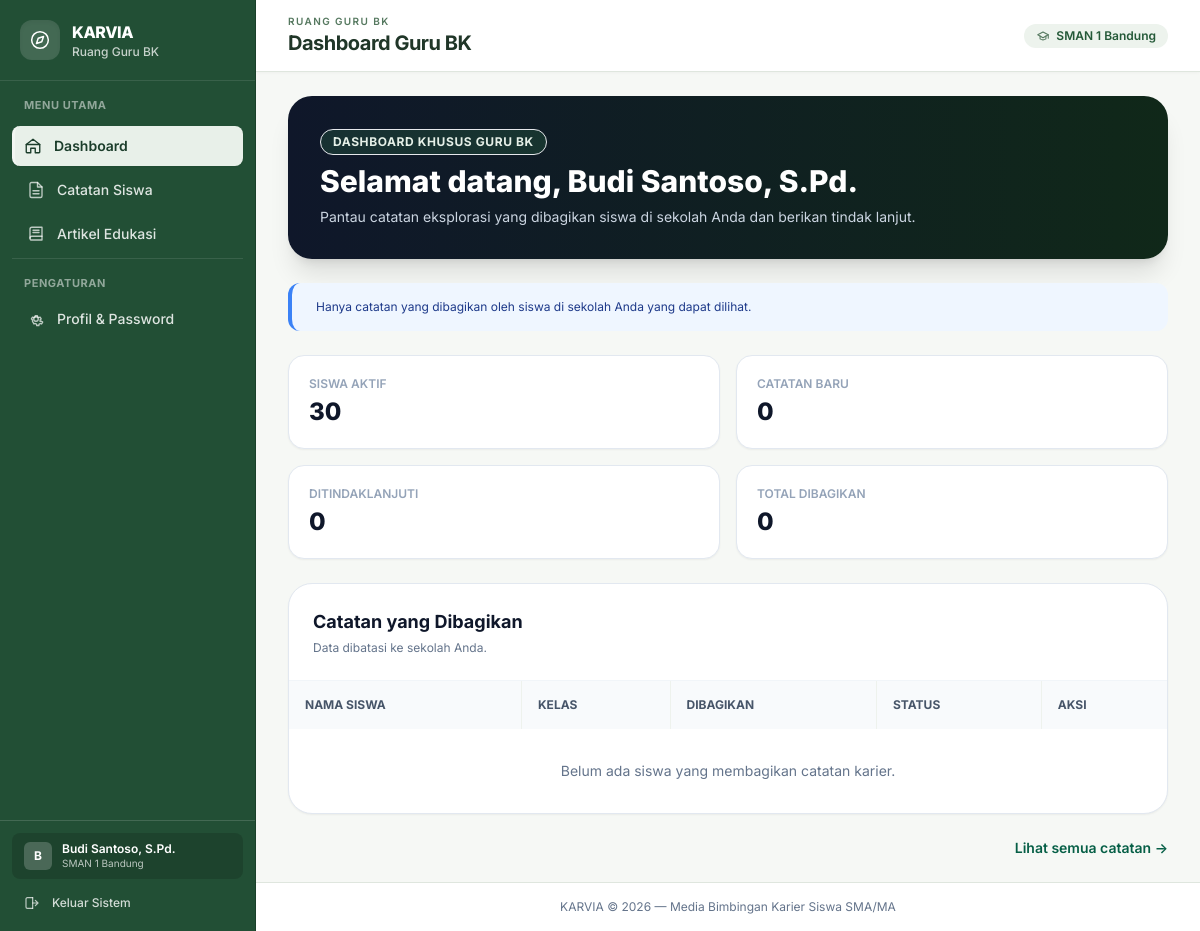
The app's page /guru_bk/index.php (signed in) with its own data.
### tables this page shows
CREATE TABLE `pengguna` (
  `id` BIGINT UNSIGNED NOT NULL AUTO_INCREMENT,
  `sekolah_id` BIGINT UNSIGNED NULL,
  `nama_lengkap` VARCHAR(150) NOT NULL,
  `username` VARCHAR(50) NOT NULL,
  `password_hash` VARCHAR(255) NOT NULL,
  `role` ENUM('admin', 'guru_bk', 'siswa') NOT NULL,
  `status` ENUM('aktif', 'nonaktif') NOT NULL DEFAULT 'aktif',
  `nisn` VARCHAR(20) NULL,
  `nip` VARCHAR(30) NULL,
  `kelas` VARCHAR(20) NULL,
  `jurusan` VARCHAR(50) NULL,
  `no_telepon` VARCHAR(20) NULL,
  `last_login_at` DATETIME NULL,
  `terakhir_aktif_pada` DATETIME NULL,
  `login_count` INT UNSIGNED NOT NULL DEFAULT 0,
  `dibuat_oleh` BIGINT UNSIGNED NULL,
  `dibuat_pada` DATETIME NOT NULL,
  `diperbarui_pada` DATETIME NULL,
  PRIMARY KEY (`id`),
  UNIQUE KEY `uq_pengguna_username` (`username`),
  KEY `idx_pengguna_sekolah` (`sekolah_id`),
  KEY `idx_pengguna_role` (`role`),
  KEY `idx_pengguna_status` (`status`),
  KEY `idx_pengguna_last_login` (`last_login_at`),
  KEY `idx_pengguna_terakhir_aktif` (`terakhir_aktif_pada`),
  CONSTRAINT `fk_pengguna_sekolah`
    FOREIGN KEY (`sekolah_id`) REFERENCES `sekolah` (`id`)
    ON DELETE RESTRICT,
  CONSTRAINT `fk_pengguna_dibuat_oleh`
    FOREIGN KEY (`dibuat_oleh`) REFERENCES `pengguna` (`id`)
    ON DELETE SET NULL
);

CREATE TABLE `sekolah` (
  `id` BIGINT UNSIGNED NOT NULL AUTO_INCREMENT,
  `nama` VARCHAR(150) NOT NULL,
  `npsn` VARCHAR(20) NULL,
  `jenjang` ENUM('SMA', 'MA') NOT NULL DEFAULT 'SMA',
  `alamat` TEXT NULL,
  `kota` VARCHAR(100) NULL,
  `provinsi` VARCHAR(100) NULL,
  `status` ENUM('aktif', 'nonaktif') NOT NULL DEFAULT 'aktif',
  `dibuat_pada` DATETIME NOT NULL,
  `diperbarui_pada` DATETIME NULL,
  PRIMARY KEY (`id`),
  UNIQUE KEY `uq_sekolah_npsn` (`npsn`),
  KEY `idx_sekolah_status` (`status`),
  KEY `idx_sekolah_nama` (`nama`)
);

### guru_bk/index.php (the view, shortened to what this page needs)
<?php
$peran_halaman = 'guru_bk';
$halaman_aktif = 'index';
$judul_halaman = 'Dashboard Guru BK';
require_once __DIR__ . '/../includes/header.php';
$sekolah_id = auth_sekolah_id();
$pdo = db();
$stmt = $pdo->prepare(
    "SELECT
       (SELECT COUNT(*) FROM pengguna WHERE sekolah_id = :sid_siswa AND role = 'siswa' AND status = 'aktif') AS jumlah_siswa,
       (SELECT COUNT(*) FROM berbagi_catatan b JOIN pengguna p ON p.id = b.siswa_id
        WHERE b.sekolah_id = :sid_baru AND p.sekolah_id = :sid_siswa_baru AND p.role = 'siswa' AND b.status = 'baru') AS catatan_baru,
       (SELECT COUNT(*) FROM berbagi_catatan b JOIN pengguna p ON p.id = b.siswa_id
        WHERE b.sekolah_id = :sid_tindak AND p.sekolah_id = :sid_siswa_tindak AND p.role = 'siswa' AND b.status = 'ditindaklanjuti') AS ditindaklanjuti,
       (SELECT COUNT(*) FROM berbagi_catatan b JOIN pengguna p ON p.id = b.siswa_id
        WHERE b.sekolah_id = :sid_total AND p.sekolah_id = :sid_siswa_total AND p.role = 'siswa') AS total_catatan"
);
$stmt->execute(['sid_siswa' => $sekolah_id, 'sid_baru' => $sekolah_id, 'sid_siswa_baru' => $sekolah_id, 'sid_tindak' => $sekolah_id, 'sid_siswa_tindak' => $sekolah_id, 'sid_total' => $sekolah_id, 'sid_siswa_total' => $sekolah_id]);
$stat = $stmt->fetch();
$stmt = $pdo->prepare(
    "SELECT b.id, b.status, b.dibagikan_pada, p.nama_lengkap, p.kelas
     FROM berbagi_catatan b JOIN pengguna p ON p.id = b.siswa_id
     WHERE b.sekolah_id = :sekolah_id AND p.sekolah_id = :sekolah_siswa AND p.role = 'siswa'
     ORDER BY b.dibagikan_pada DESC LIMIT 10"
);
$stmt->execute(['sekolah_id' => $sekolah_id, 'sekolah_siswa' => $sekolah_id]);
$catatan = $stmt->fetchAll();
?>
<section class="mb-6 rounded-3xl bg-gradient-to-r from-slate-900 to-karvia-900 p-6 text-white shadow-xl sm:p-8">
  <span class="mb-2 inline-block rounded-full border border-karvia-400/30 bg-karvia-500/30 px-3 py-1 text-xs font-bold uppercase tracking-wider text-karvia-100">Dashboard khusus Guru BK</span>
  <h1 class="text-2xl font-extrabold sm:text-3xl">Selamat datang, <?= e(auth_pengguna()['nama_lengkap'] ?? '') ?></h1>
  <p class="mt-2 max-w-2xl text-sm text-slate-300">Pantau catatan eksplorasi yang dibagikan siswa di sekolah Anda dan berikan tindak lanjut.</p>
</section>
<section class="mb-6 rounded-xl border-l-4 border-blue-500 bg-blue-50 p-4"><p class="text-xs text-blue-900"><i class="fa-solid fa-shield-halved mr-2"></i>Hanya catatan yang dibagikan oleh siswa di sekolah Anda yang dapat dilihat.</p></section>
<section class="mb-6 grid grid-cols-1 gap-4 sm:grid-cols-2 xl:grid-cols-4" aria-label="Ringkasan dashboard">
  <?php foreach ([['Siswa aktif', $stat['jumlah_siswa']], ['Catatan baru', $stat['catatan_baru']], ['Ditindaklanjuti', $stat['ditindaklanjuti']], ['Total dibagikan', $stat['total_catatan']]] as [$label, $jumlah]): ?>
    <article class="rounded-2xl border border-slate-200 bg-white p-5 shadow-sm"><div class="text-xs font-semibold uppercase text-slate-400"><?= e($label) ?></div><div class="mt-1 text-2xl font-extrabold text-slate-900"><?= e($jumlah) ?></div></article>
  <?php endforeach; ?>
</section>
<section class="overflow-hidden rounded-3xl border border-slate-200 bg-white shadow-sm">
  <div class="border-b border-slate-100 p-6"><h2 class="text-lg font-bold">Catatan yang Dibagikan</h2><p class="mt-1 text-xs text-slate-500">Data dibatasi ke sekolah Anda.</p></div>
  <div class="overflow-x-auto"><table class="w-full text-left text-sm"><thead class="bg-slate-50 text-xs uppercase text-slate-600"><tr><th class="p-4">Nama Siswa</th><th class="p-4">Kelas</th><th class="p-4">Dibagikan</th><th class="p-4">Status</th><th class="p-4">Aksi</th></tr></thead><tbody>
  <?php if (!$catatan): ?><tr><td colspan="5" class="p-8 text-center text-slate-500">Belum ada siswa yang membagikan catatan karier.</td></tr><?php endif; ?></tbody></table></div>
</section>
<p class="mt-4 text-right text-sm"><a class="font-semibold text-emerald-800 hover:underline" href="<?= e(url('guru_bk/catatan.php')) ?>">Lihat semua catatan →</a></p>
<?php require __DIR__ . '/../includes/footer.php'; ?>

### includes/header.php (shortened to what this page needs)
<?php
require_once __DIR__ . '/function.php';
auth_cek_peran($peran_halaman);
$pengguna_aktif = auth_pengguna();
$menu_peran = [
    'admin' => [
        ['index', 'Dashboard', 'admin/index.php', 'home'],
        ['sekolah', 'Sekolah', 'admin/sekolah.php', 'school'],
        ['pengguna', 'Pengguna', 'admin/pengguna.php', 'users'],
        ['rekap', 'Rekap Sistem', 'admin/rekap.php', 'chart'],
    ],
    'guru_bk' => [
        ['index', 'Dashboard', 'guru_bk/index.php', 'home'],
        ['catatan', 'Catatan Siswa', 'guru_bk/catatan.php', 'file'],
        ['artikel', 'Artikel Edukasi', 'guru_bk/artikel.php', 'book'],
    ],
    'siswa' => [
        ['index', 'Beranda', 'siswa/index.php', 'home'],
        ['kenali_diri', 'Kenali Diriku', 'siswa/kenali_diri.php', 'users'],
        ['profesi', 'Jelajah Profesi', 'siswa/profesi.php', 'compass'],
        ['jalur', 'Jalur Setelah Lulus', 'siswa/jalur.php', 'map'],
        ['bandingkan', 'Bandingkan Pilihan', 'siswa/bandingkan.php', 'chart'],
        ['rencana', 'Rencana Langkahku', 'siswa/rencana.php', 'calendar'],
        ['jurnal', 'Jurnal Refleksi', 'siswa/jurnal.php', 'book'],
        ['konsultasi', 'Ruang Konsultasi BK', 'siswa/konsultasi.php', 'message'],
        ['tips', 'Tips & Edukasi', 'siswa/tips.php', 'lightbulb'],
    ],
];
$role_labels = [
    'admin' => 'Administrasi Sistem',
    'guru_bk' => 'Ruang Guru BK',
    'siswa' => 'Langkah Karierku',
];
$judul_halaman = $judul_halaman ?? 'KARVIA';
$halaman_aktif = $halaman_aktif ?? 'index';
?>
<!doctype html>
<html lang="id">
<head>
  <script src="https://cdn.tailwindcss.com"></script>
</head>
<body class="min-h-screen bg-[#f6f8f5] text-slate-900 antialiased">
  <div class="min-h-screen lg:pl-64">
    <aside id="karvia-sidebar" class="fixed inset-y-0 left-0 z-50 flex w-64 -translate-x-full flex-col border-r border-[#1a4029] bg-[#224f35] transition-transform duration-200 lg:translate-x-0">
      <div class="flex items-center justify-between gap-3 px-5 py-5 border-b border-white/10">
        <div class="flex min-w-0 items-center gap-3">
          <span class="flex h-10 w-10 shrink-0 items-center justify-center rounded-xl bg-white/15 text-white shadow-inner">
          </span>
          <div class="min-w-0">
            <span class="block text-base font-extrabold tracking-tight text-white">KARVIA</span>
            <p class="truncate text-xs font-medium text-white/75"><?= e($role_labels[$peran_halaman] ?? 'Langkah Karierku') ?></p>
          </div>
        </div>
      </div>
      <nav aria-label="Navigasi utama" class="flex-1 space-y-1 overflow-y-auto px-3 py-4">
        <p class="px-3 pb-2 text-[11px] font-bold uppercase tracking-wider text-white/50">Menu Utama</p>
        <?php foreach ($menu_peran[$peran_halaman] as [$kunci, $label, $tujuan, $ikon]): ?>
          <?php $isActive = ($halaman_aktif === $kunci); ?>
          <a href="<?= e(url($tujuan)) ?>" class="flex items-center gap-3 rounded-lg px-3 py-2.5 text-sm font-medium transition-colors <?= $isActive ? 'border-l-[3px] border-[#f2f6f2] bg-[#e8f0e9] pl-[9px] text-[#1b3d2b] font-semibold shadow-sm' : 'border-l-[3px] border-transparent text-white/85 hover:bg-white/15 hover:text-white' ?>"<?= $isActive ? ' aria-current="page"' : '' ?>>
            <span class="<?= $isActive ? 'text-[#1b3d2b]' : 'text-white/70' ?>"><?php karvia_icon($ikon, 'h-[18px] w-[18px]'); ?></span>
            <span class="truncate"><?= e($label) ?></span>
          </a>
        <?php endforeach; ?>
        <div class="pt-4 mt-2 border-t border-white/10">
          <p class="px-3 pb-2 text-[11px] font-bold uppercase tracking-wider text-white/50">Pengaturan</p>
          <?php $isProfilActive = ($halaman_aktif === 'profil'); ?>
          <a href="<?= e(url('profil.php')) ?>" class="flex items-center gap-3 rounded-lg px-3 py-2.5 text-sm font-medium transition-colors <?= $isProfilActive ? 'border-l-[3px] border-[#f2f6f2] bg-[#e8f0e9] pl-[9px] text-[#1b3d2b] font-semibold shadow-sm' : 'border-l-[3px] border-transparent text-white/85 hover:bg-white/15 hover:text-white' ?>"<?= $isProfilActive ? ' aria-current="page"' : '' ?>>
            <span class="<?= $isProfilActive ? 'text-[#1b3d2b]' : 'text-white/70' ?>"><?php karvia_icon('settings', 'h-[18px] w-[18px]'); ?></span>
            <span class="truncate">Profil &amp; Password</span>
          </a>
        </div>
      </nav>
      <div class="border-t border-white/15 p-3">
        <div class="mb-2 flex items-center gap-2.5 rounded-lg bg-black/15 px-3 py-2 text-white">
          <span class="flex h-7 w-7 shrink-0 items-center justify-center rounded-md bg-white/20 text-xs font-bold text-white">
            <?= e(mb_strtoupper(mb_substr($pengguna_aktif['nama_lengkap'] ?? 'U', 0, 1))) ?>
          </span>
          <div class="min-w-0 flex-1">
            <div class="truncate text-xs font-semibold leading-tight"><?= e($pengguna_aktif['nama_lengkap'] ?? '') ?></div>
            <div class="truncate text-[10px] text-white/70"><?= e($pengguna_aktif['sekolah_nama'] ?? ucfirst(str_replace('_', ' ', $peran_halaman))) ?></div>
          </div>
        </div>
        <form method="post" action="<?= e(url('logout.php')) ?>">
          <button type="submit" class="flex w-full items-center gap-3 rounded-lg px-3 py-2 text-left text-xs font-medium text-white/80 transition-colors hover:bg-rose-500/20 hover:text-rose-200 focus:outline-none">
            <span class="text-white/70"><?php karvia_icon('logout', 'h-4 w-4'); ?></span>
            <span>Keluar Sistem</span>
          </button>
        </form>
      </div>
    </aside>
    <div class="flex min-h-screen flex-col min-w-0">
      <header class="sticky top-0 z-30 flex items-center justify-between border-b border-[#dfe6de] bg-white px-4 py-3.5 sm:px-6 lg:px-8 shadow-[0_1px_3px_rgba(0,0,0,0.03)]">
        <div class="flex min-w-0 items-center gap-3">
          <div>
            <p class="text-[10px] font-semibold uppercase tracking-[0.14em] text-[#55785f]">
              <?= e($role_labels[$peran_halaman] ?? 'KARVIA') ?>
            </p>
            <h1 class="text-lg font-bold tracking-tight text-[#203628] sm:text-xl">
              <?= e($judul_halaman) ?>
            </h1>
          </div>
        </div>
        <div class="flex items-center gap-2">
          <?php if ($peran_halaman === 'admin'): ?>
            <span class="inline-flex items-center gap-1.5 rounded-full bg-[#edf3ed] px-3 py-1 text-xs font-semibold text-[#245938]">
              <span class="h-2 w-2 rounded-full bg-emerald-500 animate-pulse"></span>
              Admin Global
            </span>
          <?php elseif (!empty($pengguna_aktif['sekolah_nama'])): ?>
            <span class="hidden items-center gap-1.5 rounded-full bg-[#edf3ed] px-3 py-1 text-xs font-semibold text-[#245938] sm:inline-flex">
              <?= e($pengguna_aktif['sekolah_nama']) ?>
            </span>
          <?php endif; ?>
        </div>
      </header>
      <main class="flex-1 px-4 py-6 sm:px-6 lg:px-8 space-y-6">

### includes/header.php (style rules this page uses)
body { font-family: 'Inter', -apple-system, BlinkMacSystemFont, sans-serif; }
table th + th, table td + td { border-left: 1px solid #eef2ed; }

### records on screen
pengguna: nama_lengkap "B", nama_lengkap "Budi Santoso, S.Pd.", sekolah.nama "SMAN 1 Bandung"

### other values on screen
$role_labels[$peran_halaman] "Ruang Guru BK"
$label "Dashboard"
$label "Catatan Siswa"
$label "Artikel Edukasi"
$role_labels[$peran_halaman] "RUANG GURU BK"
$judul_halaman "Dashboard Guru BK"
$label "SISWA AKTIF"
$jumlah "30"
$label "CATATAN BARU"
$jumlah "0"
$label "DITINDAKLANJUTI"
$label "TOTAL DIBAGIKAN"
